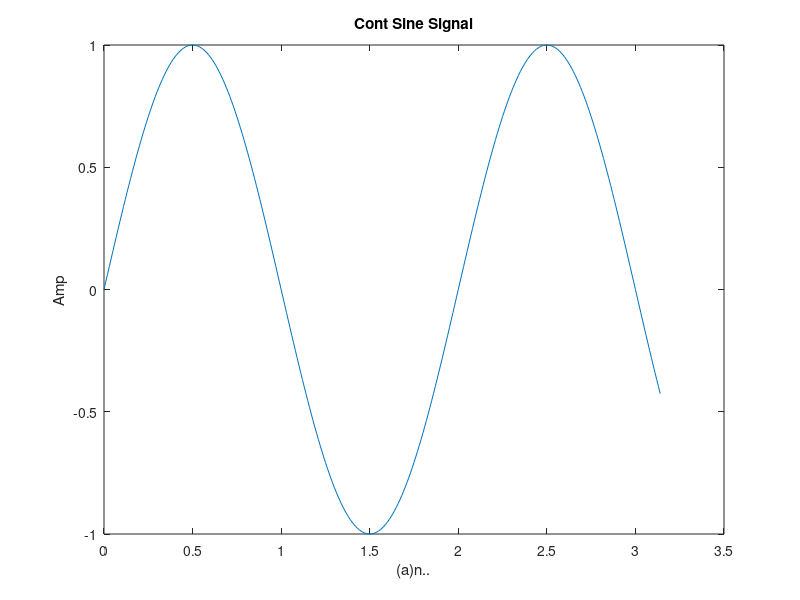
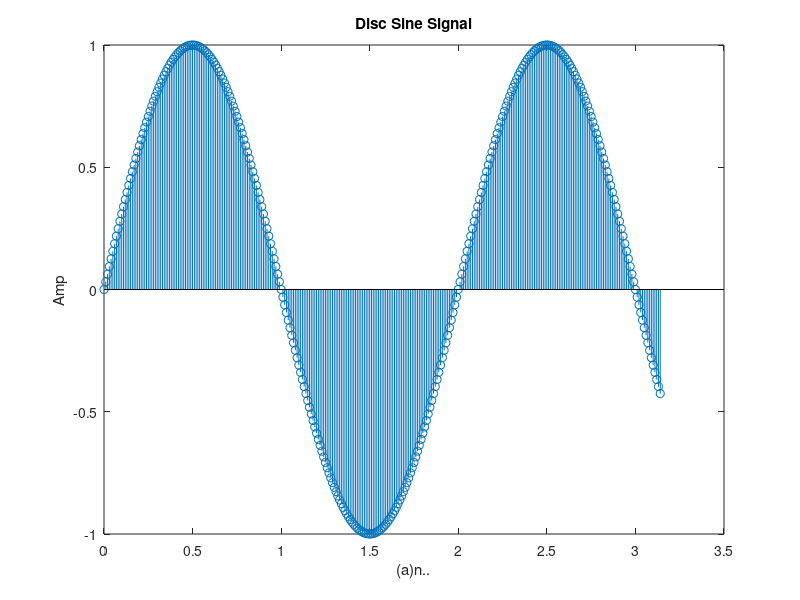
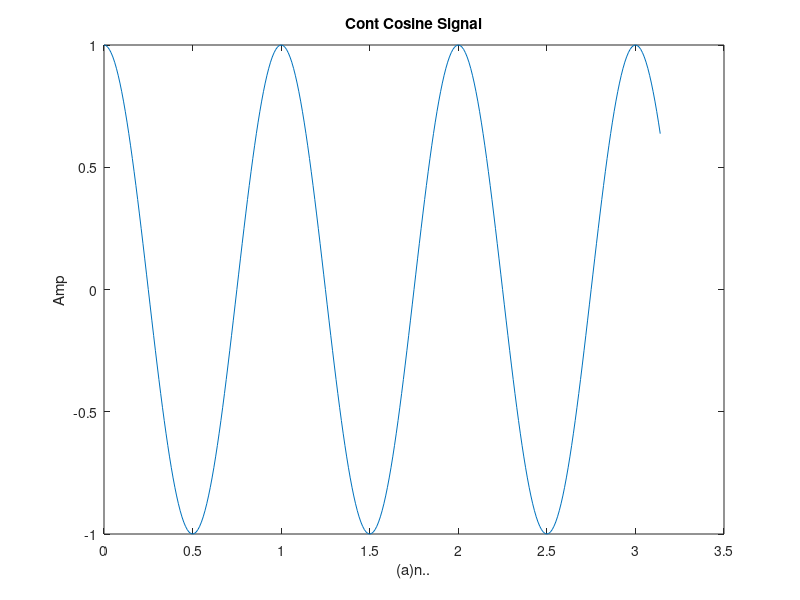
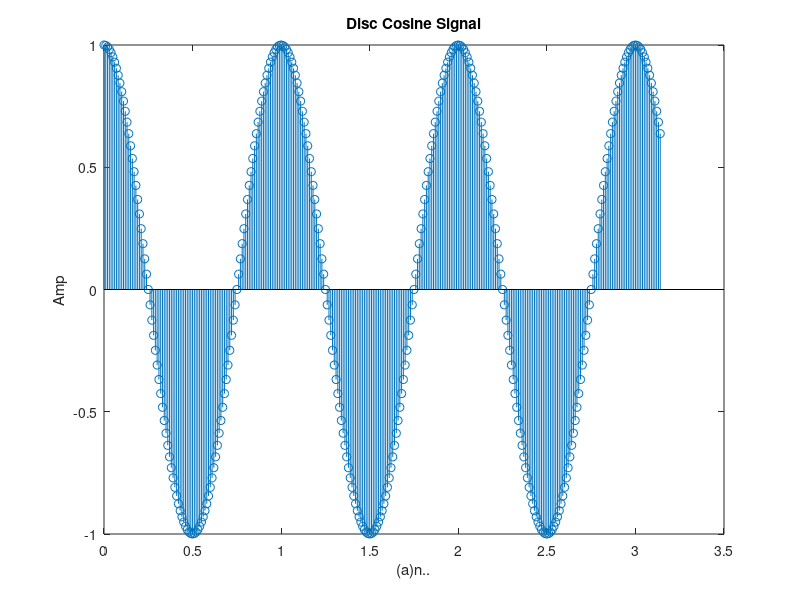

The MATLAB source for these figures, in order:
clc; clear all; close all;
t=0:.01:pi;
y1=sin(pi*t);
figure(1);
plot(t,y1);
ylabel("Amp"); xlabel("(a)n..");
title("Cont Sine Signal");
figure(2);
stem(t,y1);
ylabel("Amp"); xlabel("(a)n..");
title("Disc Sine Signal");
y2=cos(2*pi*t);
figure(3);
plot(t,y2);
ylabel("Amp"); xlabel("(a)n..");
title("Cont Cosine Signal");
figure(4);
stem(t,y2);
ylabel("Amp"); xlabel("(a)n..");
title("Disc Cosine Signal");
y3=cos(5*t + sin(2*t));
figure(5);
plot(t,y3);
ylabel("Amp"); xlabel("(a)n..");
title("Cont Signal");
figure(6);
stem(t,y3);
ylabel("Amp"); xlabel("(a)n..");
title("Disc Signal");